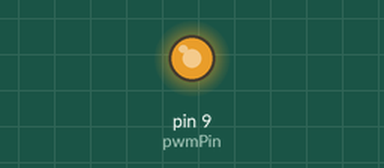
Simulated run of this sketch. Board: Arduino Uno, built with avr-gcc and run on an emulated ATmega328P. Shown: output pins drawn as LEDs (lit = HIGH).

Above: at 0.1 s.
Timing chart, 0 to 1.6 s (numbered marks = the images above):
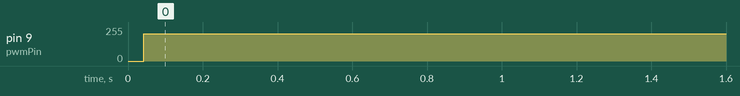

The sketch:

edu18_pwm.ino
```cpp
int pwmPin = 9; // assigns pin 9 to variable pwm
int pot = A0; // assigns analog input A0 to variable pot
int c1 = 0;   // declares variable c1
int c2 = 0;   // declares variable c2

void setup()  // setup loop
{
  pinMode(pwmPin, OUTPUT);
  pinMode(pot, INPUT);
}


void loop()
{
  c2 = 200;// analogRead(pot);
  c1 = 1024-c2;         // subtracts c2 from 1000 ans saves the result in c1

  digitalWrite(pwmPin, HIGH);
  delayMicroseconds(c1);
  digitalWrite(pwmPin, LOW);
  delayMicroseconds(c2);

}
```

Measured:
- by itself, pin 9 (pwmPin): 0/255 → 205/255 at 0.04 s
